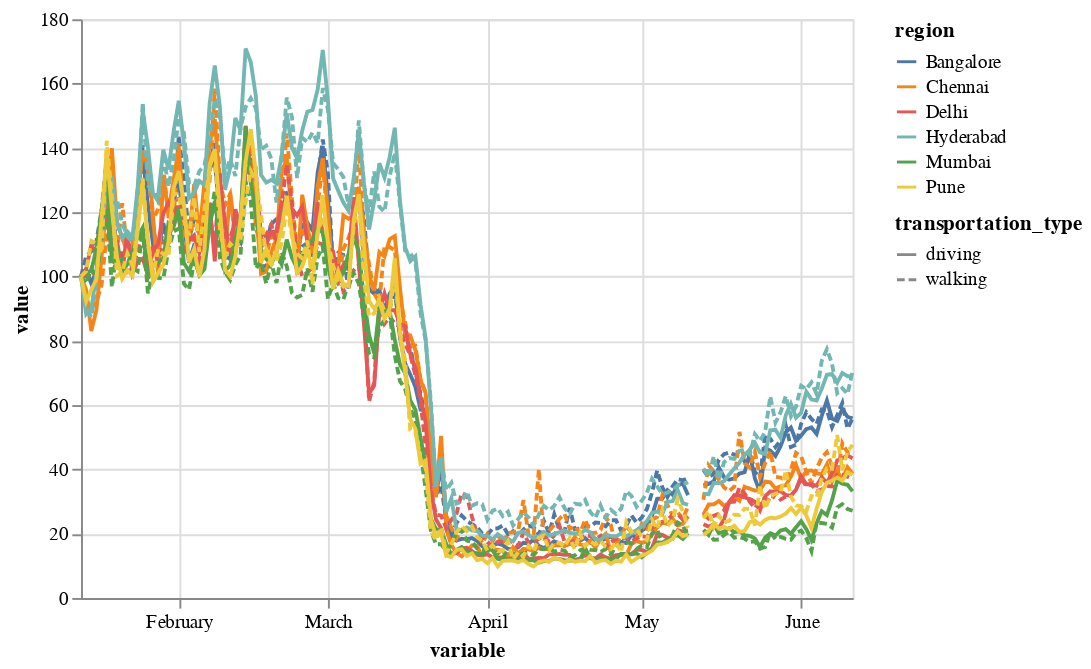

The notebook cell this image was saved under:
### Code cell
alt.Chart(plot_data).mark_line().encode(x="variable:T", y="value", color="region", strokeDash="transportation_type")

### Figure 1 — Vega-Lite specification as saved in the notebook (floating-point values rounded to 4 significant figures; data arrays with more than 128 entries replaced by an {"elided": "..."} marker saying what was removed)
{"config": {"view": {"continuousWidth": 400, "continuousHeight": 300}}, "data": {"name": "data-27165d3620eee1dce160cb0f37a4533d"}, "mark": "line", "encoding": {"color": {"type": "nominal", "field": "region"}, "strokeDash": {"type": "nominal", "field": "transportation_type"}, "x": {"type": "temporal", "field": "variable"}, "y": {"type": "quantitative", "field": "value"}}, "$schema": "https://vega.github.io/schema/vega-lite/v4.8.1.json", "datasets": {"data-27165d3620eee1dce160cb0f37a4533d": {"elided": "1812 records"}}}
